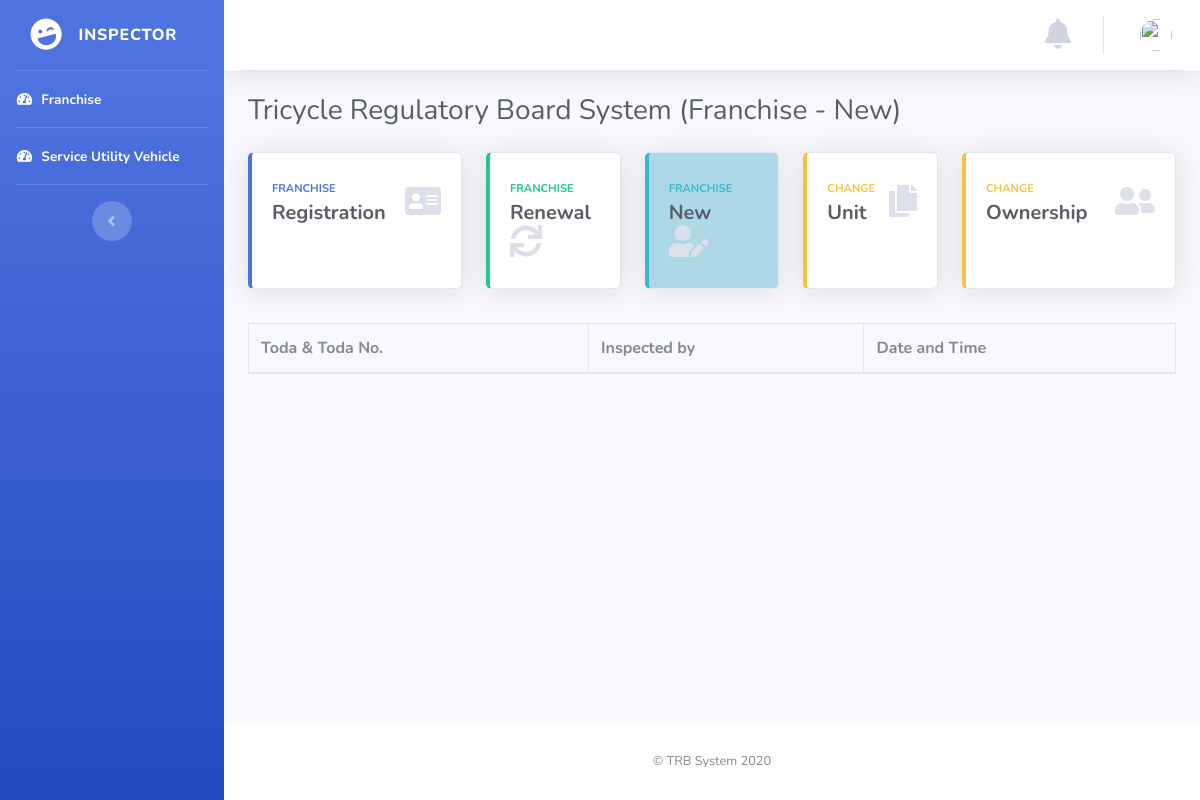
The app's page /insp/index.php, older data.
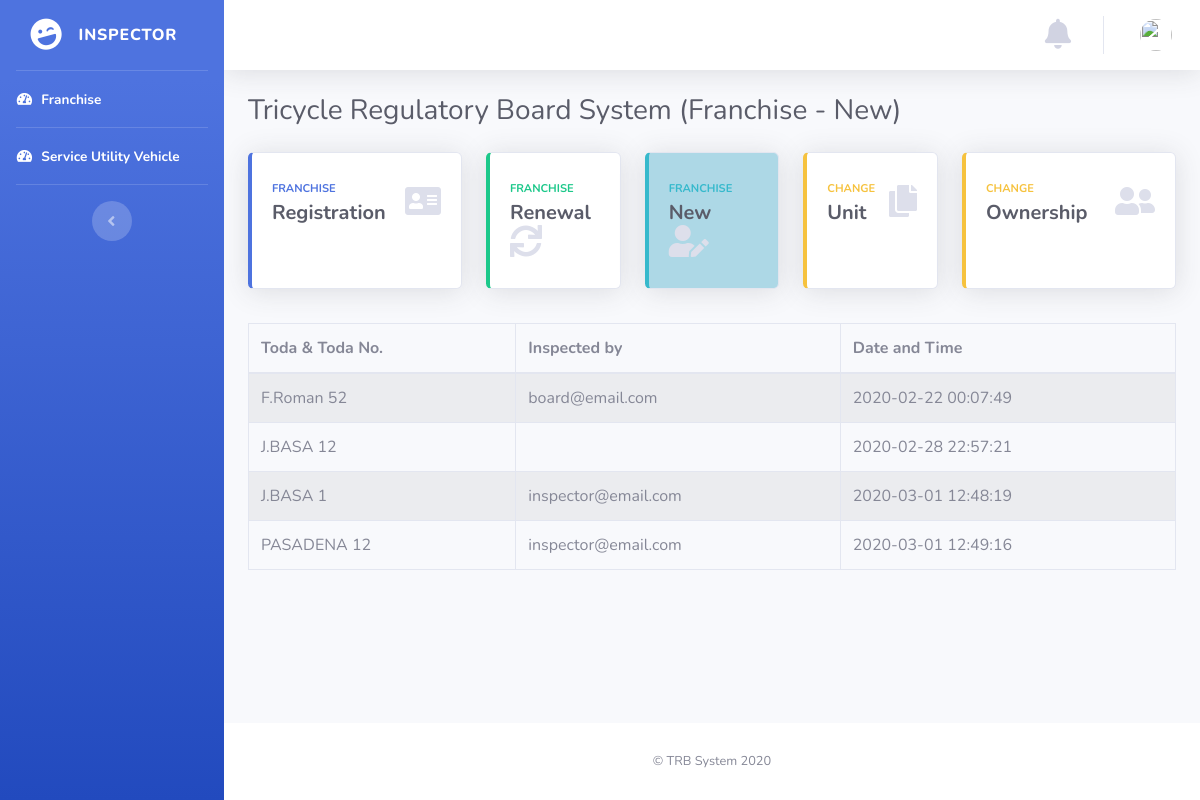
The same page, newer data.
### tables this page shows
CREATE TABLE `inspected` (
  `userid` int(11) NOT NULL,
  `toda_no` varchar(225) NOT NULL,
  `toda` varchar(255) NOT NULL,
  `inspector` varchar(225) NOT NULL,
  `ins_date` text NOT NULL,
  `status` int(6) NOT NULL,
  `opt1` text NOT NULL,
  `opt2` text NOT NULL,
  `opt3` text NOT NULL,
  `opt4` text NOT NULL,
  `opt5` text NOT NULL,
  `seen_status` int(11) NOT NULL DEFAULT '1'
);

### insp/index.php (the view, shortened to what the changed rows need)
<!DOCTYPE html>
<html lang="en">
<head>
  <link href="../vendor/fontawesome-free/css/all.min.css" rel="stylesheet" type="text/css">
  <link href="../css/sb-admin-2.min.css" rel="stylesheet">
</head>
<body id="page-top">
  <?php require('navigation.php');  ?>
        <div class="container-fluid">
          <div class="d-sm-flex align-items-center justify-content-between mb-4">
            <h1 class="h3 mb-0 text-gray-800">Tricycle Regulatory Board System (Franchise - New)</h1>
          </div>
<link rel='stylesheet' href='https://cdn.datatables.net/1.10.12/css/dataTables.bootstrap.min.css' />
      <?php
      $sql = 'select * from inspected where status = 1';
      $statement = $connection->prepare($sql);
      $statement->execute();
      $packages = $statement->fetchAll(PDO::FETCH_OBJ);
      ?>
      <table class="table table-striped table-bordered table-hover" id="dataTables-example" style="margin-top:1%;">
        <thead>
          <tr>
            <th>Toda & Toda No.</th>
            <th>Inspected by</th>
            <th>Date and Time</th>
          </tr>
        </thead>
          <?php foreach($packages as $package): ?>
            <tr id="<?= $package->user_id; ?>">
              <td data-target="fullname"><?= $package->toda;?>  <?= $package->toda_no;?> </td>
              <td data-target="fullname"> <?= $package->inspector;?> </td>
              <td data-target="fullname"> <?= $package->ins_date;?> </td>
            </tr>
          <?php endforeach; ?>
      </table>
</div>
</div>
    </div>
  </div>
</body>
</html>

Row changes from the older to the newer data that the page shows:
added inspected: toda "F.Roman", toda_no "52", inspector "board@email.com", ins_date "2020-02-22 00:07:49"
added inspected: toda "J.BASA", toda_no "12", ins_date "2020-02-28 22:57:21"
added inspected: toda "J.BASA", toda_no "1", inspector "inspector@email.com", ins_date "2020-03-01 12:48:19"
added inspected: toda "PASADENA", toda_no "12", inspector "inspector@email.com", ins_date "2020-03-01 12:49:16"
